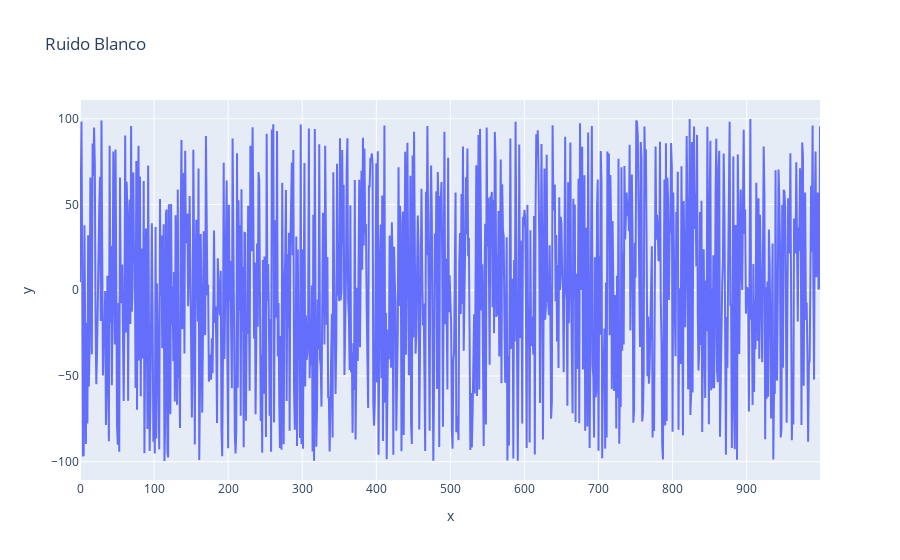

Notebook code for this chart:
### Markdown cell above
## Ruido Blanco

El caso más deseable de una serie de tiempo estacionaria es el **ruido blanco**. Este tipo de series se caracteriza por ser una serie temporal en la que cada valor es una variable aleatoria independiente e idénticamente distribuida (i.i.d.). En términos más sencillos, esto significa que cada dato en la serie no tiene relación o dependencia con los datos anteriores o posteriores, y todos los datos provienen de la misma distribución estadística.

Una de las propiedades clave del ruido blanco es que su media es igual a 0 y su varianza es constante en el tiempo. Si asumimos que la distribución de la serie es gaussiana, podríamos caracterizar un ruido blanco como:

$$X_t \sim N(0, \sigma^2)$$

> **Pregunta:** Es posible definir un ruido blanco con otra distribución? Qué implicancias podría tener esto?

Veamos visualmente una serie que sigue esta distribución:

### Code cell
import numpy as np

n = 1000 # largo de la serie
time = np.arange(n) # valores tiempo
values = np.random.uniform(low=-1, high=1, size=n)*100

fig = px.line(x = time, y=values, title='Ruido Blanco')
fig.show()

### Figure 1 — Plotly figure (JSON) as saved in the notebook; plotly's stock layout.template omitted (floating-point values rounded to 4 significant figures; data arrays with more than 128 entries replaced by an {"elided": "..."} marker saying what was removed)
{"data": [{"hovertemplate": "x=%{x}<br>y=%{y}<extra></extra>", "legendgroup": "", "line": {"color": "#636efa", "dash": "solid"}, "marker": {"symbol": "circle"}, "mode": "lines", "name": "", "orientation": "v", "showlegend": false, "type": "scatter", "x": {"elided": "1000 int values"}, "xaxis": "x", "y": {"elided": "1000 float values"}, "yaxis": "y"}], "layout": {"legend": {"tracegroupgap": 0}, "title": {"text": "Ruido Blanco"}, "xaxis": {"anchor": "y", "domain": [0, 1], "title": {"text": "x"}}, "yaxis": {"anchor": "x", "domain": [0, 1], "title": {"text": "y"}}}}
